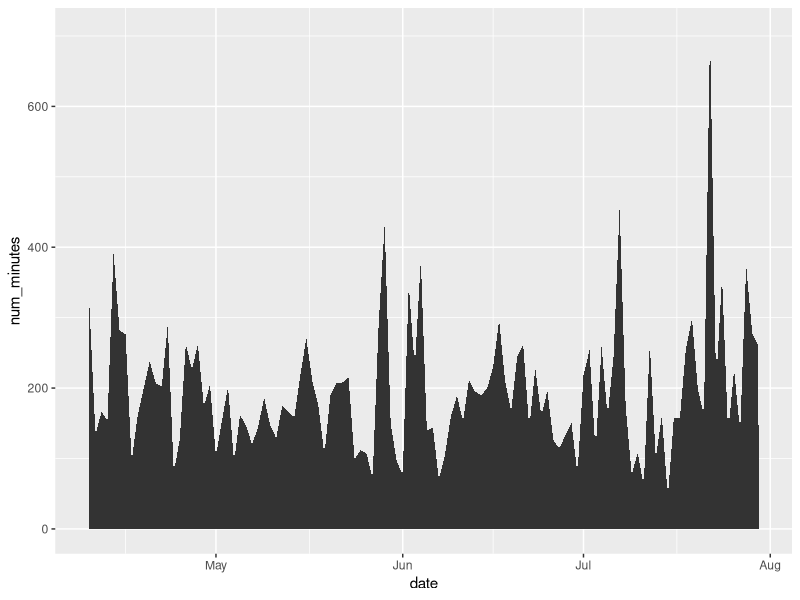
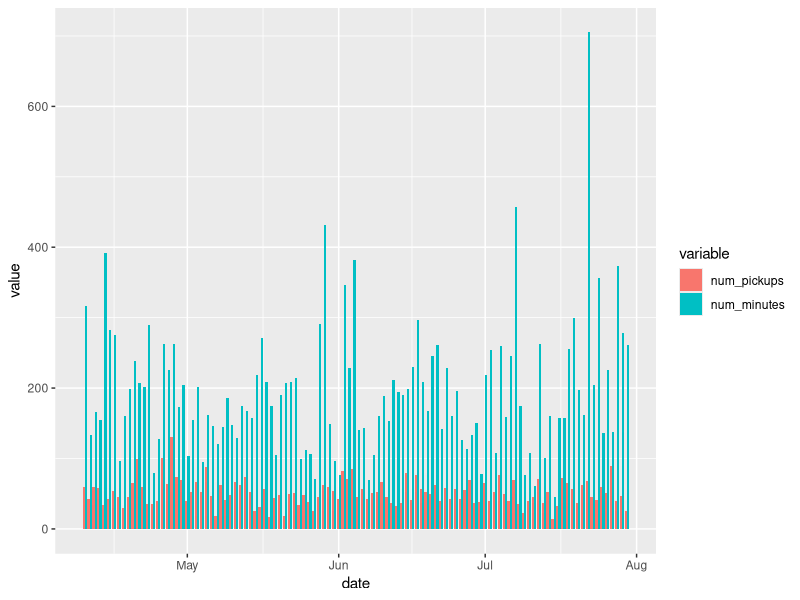
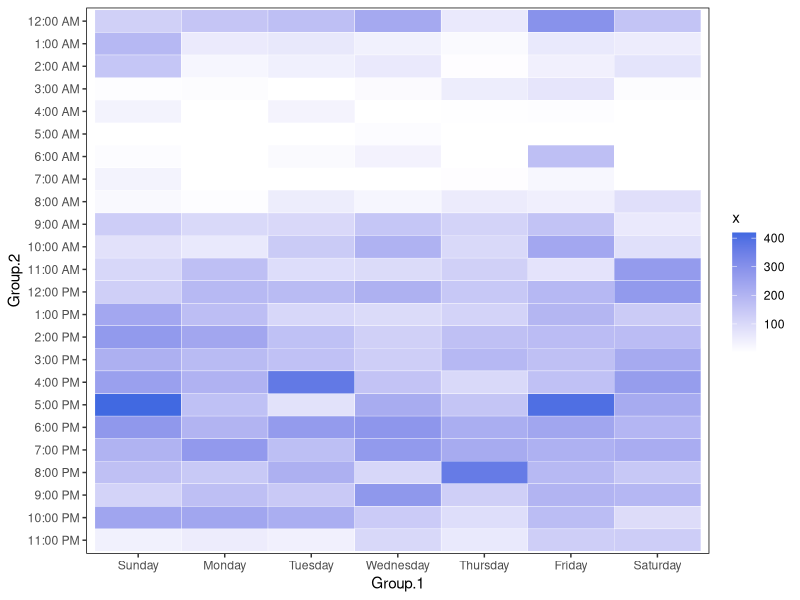
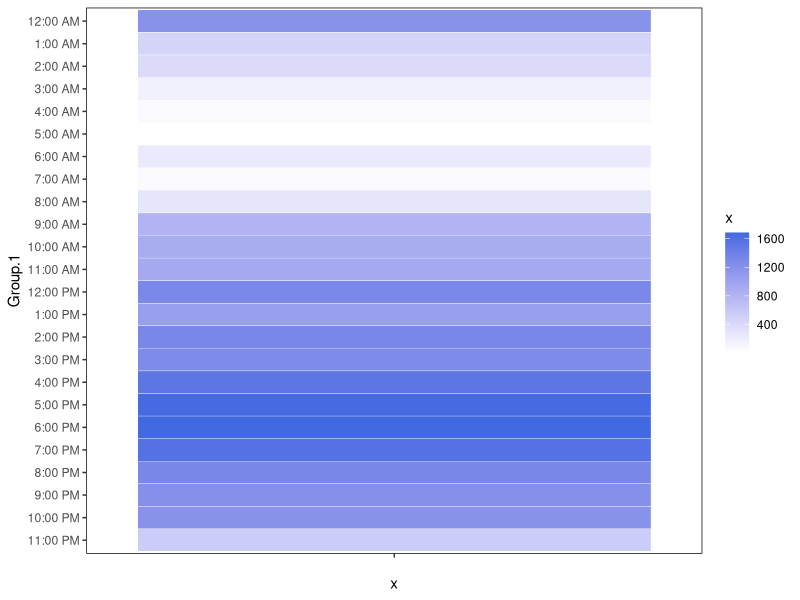
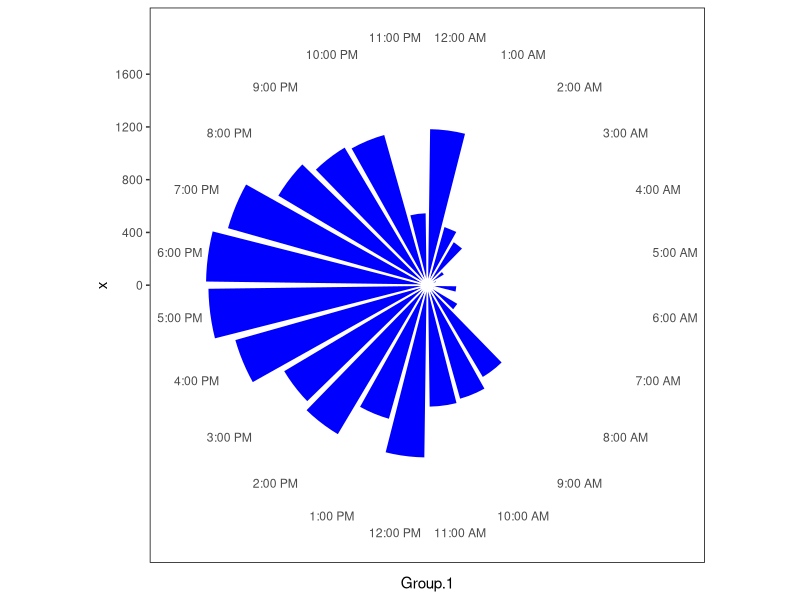
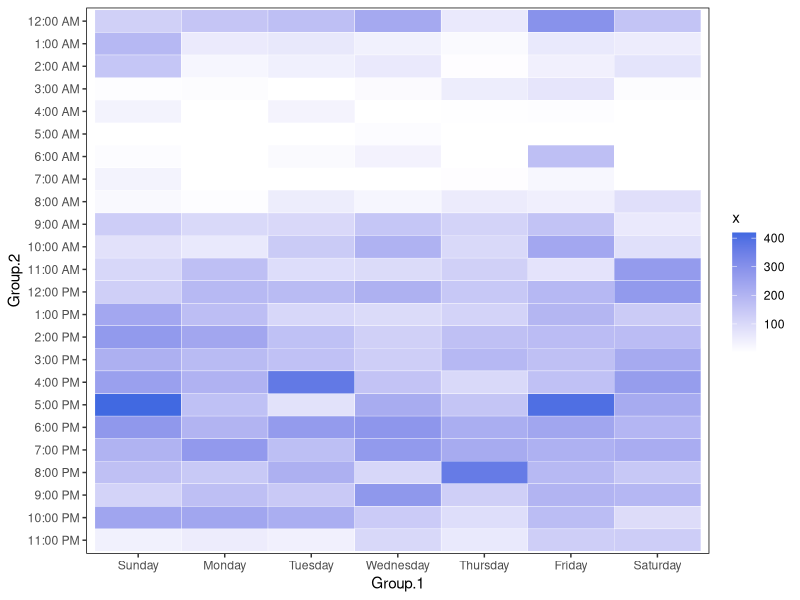
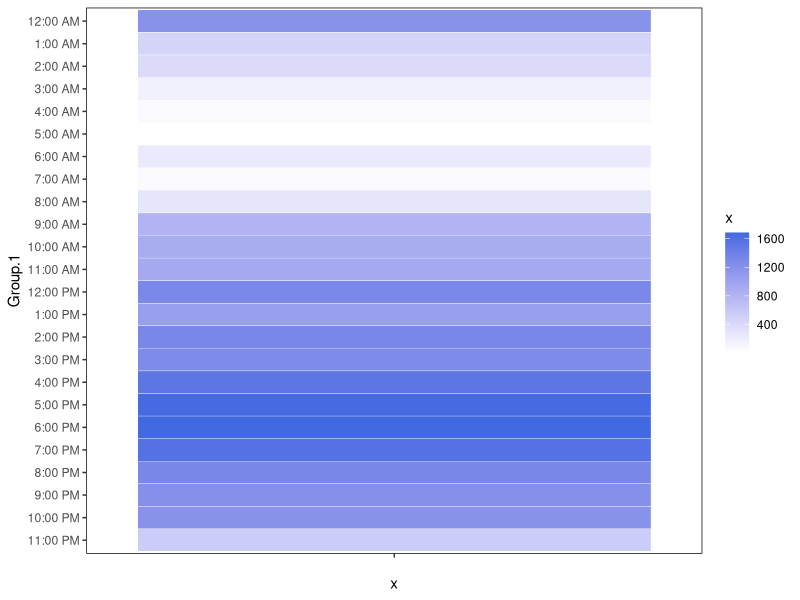
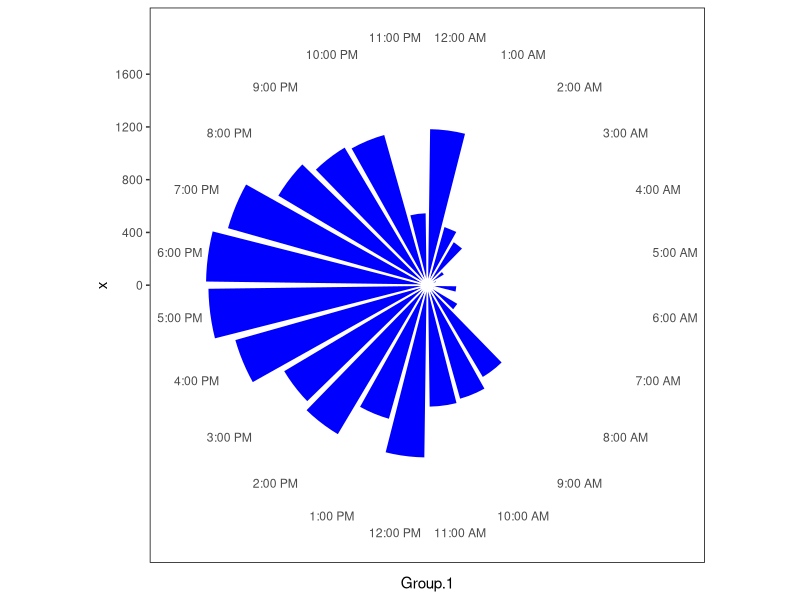

Generate these figures, in order, with R:
setwd("~/Developer/data-visualization-projects/MomentData")

library(ggplot2)
library(reshape2)
library(lubridate)

###############################################################################
# date, num_pickups, num_sessions
###############################################################################
daily_num = read.csv("daily_pickups_min.csv")
daily_num$date = as.Date(daily_num$date)

ggplot(data = daily_num, aes(x=date, y=num_minutes)) +   
  geom_area()

daily_num_melt = melt(daily_num, measure.vars=c("num_pickups", "num_minutes"))

ggplot(data = daily_num_melt, aes(x=date, y=value)) +   
  geom_bar(aes(fill = variable), position = "dodge", stat="identity")

###############################################################################
# date, time, session_min
###############################################################################
daily_session = read.csv("daily_session_min.csv")
daily_session$date = as.Date(daily_session$date)
daily_session$dow = weekdays(daily_session$date)
daily_session$hour = hour(hms(daily_session$time))
daily_session$hourP = daily_session$hour
for (i in 1:length(daily_session$hour)) {
  time = daily_session$hour[i]
  if (time == 0) {
    daily_session$hourP[i] = "12:00 AM"
  } else if (time < 12) {
    daily_session$hourP[i] = paste0(time, ":00 AM")
  } else if (time == 12) {
    daily_session$hourP[i] = "12:00 PM"
  } else if (time > 12) {
    daily_session$hourP[i] = paste0(as.numeric(time)-12, ":00 PM")
  }
}

daily_session$session_min[which(daily_session$session_min == 464)] = 10
daily_session$session_min[which(daily_session$session_min == 170)] = 10

###############################################################################
# agg_hour_dow_daily_session
###############################################################################
agg_hour_dow_daily_session = aggregate(x=daily_session$session_min, by=list(daily_session$dow, daily_session$hourP), FUN="sum")
agg_hour_dow_daily_session$Group.1 = factor(agg_hour_dow_daily_session$Group.1, levels=c("Sunday", "Monday", "Tuesday", "Wednesday", "Thursday", "Friday", "Saturday"))
agg_hour_dow_daily_session$Group.2 = factor(agg_hour_dow_daily_session$Group.2, levels=rev(c("12:00 AM", "1:00 AM", "2:00 AM", "3:00 AM", "4:00 AM", "5:00 AM", "6:00 AM", "7:00 AM", "8:00 AM", "9:00 AM", "10:00 AM", "11:00 AM", "12:00 PM", "1:00 PM", "2:00 PM", "3:00 PM", "4:00 PM", "5:00 PM", "6:00 PM", "7:00 PM", "8:00 PM", "9:00 PM", "10:00 PM", "11:00 PM")))

ggplot(data=agg_hour_dow_daily_session, aes(x=Group.1, y=Group.2))+
  geom_tile(aes(fill=x), color="white") + 
  scale_fill_gradient(low = "white", high = "royalblue") +
  theme(
    panel.grid.major=element_blank(),
    panel.grid.minor=element_blank(),
    panel.background=element_blank(),
    panel.border=element_rect(color="black", fill=NA)
  )

ggsave("heatmap-hours-dow.png", width=6, height=6, units="in", dpi=1000)

###############################################################################
# agg_hour_daily_session
###############################################################################

agg_hour_daily_session = aggregate(x=daily_session$session_min, by=list(daily_session$hourP), FUN="sum")
agg_hour_daily_session$Group.1 = factor(agg_hour_daily_session$Group.1, levels=rev(c("12:00 AM", "1:00 AM", "2:00 AM", "3:00 AM", "4:00 AM", "5:00 AM", "6:00 AM", "7:00 AM", "8:00 AM", "9:00 AM", "10:00 AM", "11:00 AM", "12:00 PM", "1:00 PM", "2:00 PM", "3:00 PM", "4:00 PM", "5:00 PM", "6:00 PM", "7:00 PM", "8:00 PM", "9:00 PM", "10:00 PM", "11:00 PM")))

# heatmap
ggplot(data=agg_hour_daily_session, aes(y=Group.1, x=""))+
  geom_tile(aes(fill=x), color="white") + 
  scale_fill_gradient(low = "white", high = "royal blue") +
  theme(
    panel.grid.major=element_blank(),
    panel.grid.minor=element_blank(),
    panel.background=element_blank(),
    panel.border=element_rect(color="black", fill=NA)
  )

ggsave("heatmp-hours.png", width=3, height=6, units="in", dpi = 1000)


#polar map
agg_hour_daily_session$Group.1 = factor(agg_hour_daily_session$Group.1, levels=c("12:00 AM", "1:00 AM", "2:00 AM", "3:00 AM", "4:00 AM", "5:00 AM", "6:00 AM", "7:00 AM", "8:00 AM", "9:00 AM", "10:00 AM", "11:00 AM", "12:00 PM", "1:00 PM", "2:00 PM", "3:00 PM", "4:00 PM", "5:00 PM", "6:00 PM", "7:00 PM", "8:00 PM", "9:00 PM", "10:00 PM", "11:00 PM"))

ggplot(data=agg_hour_daily_session, aes(x=Group.1, y=x))+
  geom_bar(stat = "identity", color="white", fill="blue") + 
  theme(
    panel.grid.major=element_blank(),
    panel.grid.minor=element_blank(),
    panel.background=element_blank(),
    panel.border=element_rect(color="black", fill=NA)
  ) + coord_polar()

ggsave("polar-hours.png", width=6, height=6, units="in", dpi=1000)








